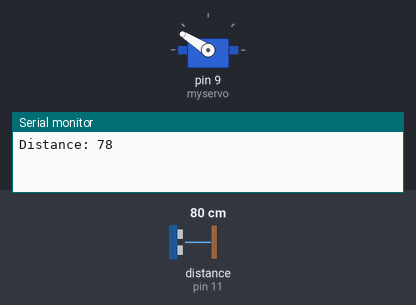
Bench run of a sketch on a simulated Arduino Uno, built with avr-gcc and run on an emulated ATmega328P. Shown: servo, the last lines printed to the serial monitor. Wiring (inferred from the names in the program): ultrasonic range finder: trigger pin 12; echo pin 11. The inputs (shaded band) are chosen by the test bench; at power-on: distance to the obstacle (sensor on pin 11) 80 cm. The echo pulse lasts 58.3 µs per cm.

Above: at 11.25 s.
25.0 s: distance to the obstacle (sensor on pin 11) set to 35 cm
At 25.96 s:
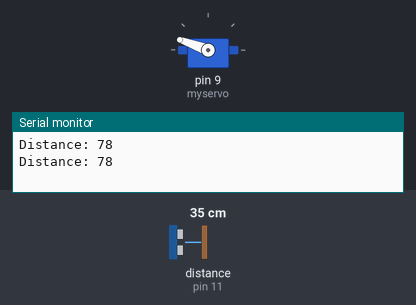
35.3 s: distance to the obstacle (sensor on pin 11) set to 63 cm
At 35.57 s:
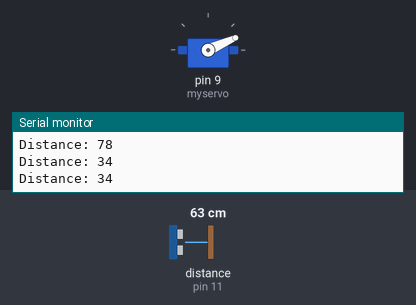
Timing chart, 0 to 51.6 s (numbered marks = the images above; inputs shaded):
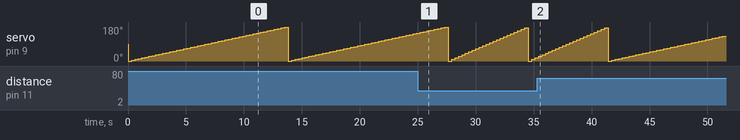

The sketch:

sketch_jun21a.ino
```cpp
#include <Servo.h>
Servo myservo;
int pos = 0;

// int red_light_pin=7;
// int green_light_pin=6;
// int blue_light_pin=5;
// const int buzzer = 3;

const int trigPin = 12;
const int echoPin = 11;

long duration;
int distance;

void setup() {

  // pinMode(red_light_pin, OUTPUT);
  // pinMode(green_light_pin, OUTPUT);
  // pinMode(blue_light_pin, OUTPUT);
  // pinMode(buzzer, OUTPUT);

  pinMode(trigPin, OUTPUT);
  pinMode(echoPin,INPUT);
  Serial.begin(9600);

  myservo.attach(9);
}

void loop() {
  digitalWrite(trigPin, LOW);
  delayMicroseconds(2);

  digitalWrite(trigPin, HIGH);
  delayMicroseconds(10);
  digitalWrite(trigPin, LOW);

  duration = pulseIn(echoPin, HIGH);

  distance = duration*0.034/2;

  Serial.print("Distance: ");
  Serial.println(distance);

  if (distance >= 0 && distance < 20){
    for (pos = 0; pos <= 180; pos +=10){
      myservo.write(pos);
      delay(300);
}

    // RGB_color(255,0,0);
    // delay (300);
    // tone(buzzer, 1000);
  }
  else if (distance >= 20 && distance < 40){
   for (pos = 0; pos <= 180; pos +=8){
      myservo.write(pos);
      delay(300);
   }
    // RGB_color(255,255,0);
    // delay (300);
    // noTone(buzzer);
  }
  else if (distance >= 40 && distance < 60){
   for (pos = 0; pos <= 180; pos +=6){
      myservo.write(pos);
      delay(300);
   }
    // RGB_color(255,255,255);
    // delay (300);
    // noTone(buzzer);
  }
  else if (distance >= 60 && distance < 80){
    for (pos = 0; pos <= 180; pos +=4){
      myservo.write(pos);
      delay(300);
    }
    // RGB_color(0,0,255);
    // delay (300);
    // noTone(buzzer);
  }
  else if (distance >= 80){
    for (pos = 0; pos <= 180; pos +=2){
      myservo.write(pos);
      delay(300);
    }
    // RGB_color(0,255,0);
    // delay (300);
    // noTone(buzzer);
  }
}

// void RGB_color(int red_light_value, int green_light_value, int blue_light_value){
//   analogWrite(red_light_pin, red_light_value);
//   analogWrite(green_light_pin, green_light_value);
//   analogWrite(blue_light_pin, blue_light_value);
// }
```
